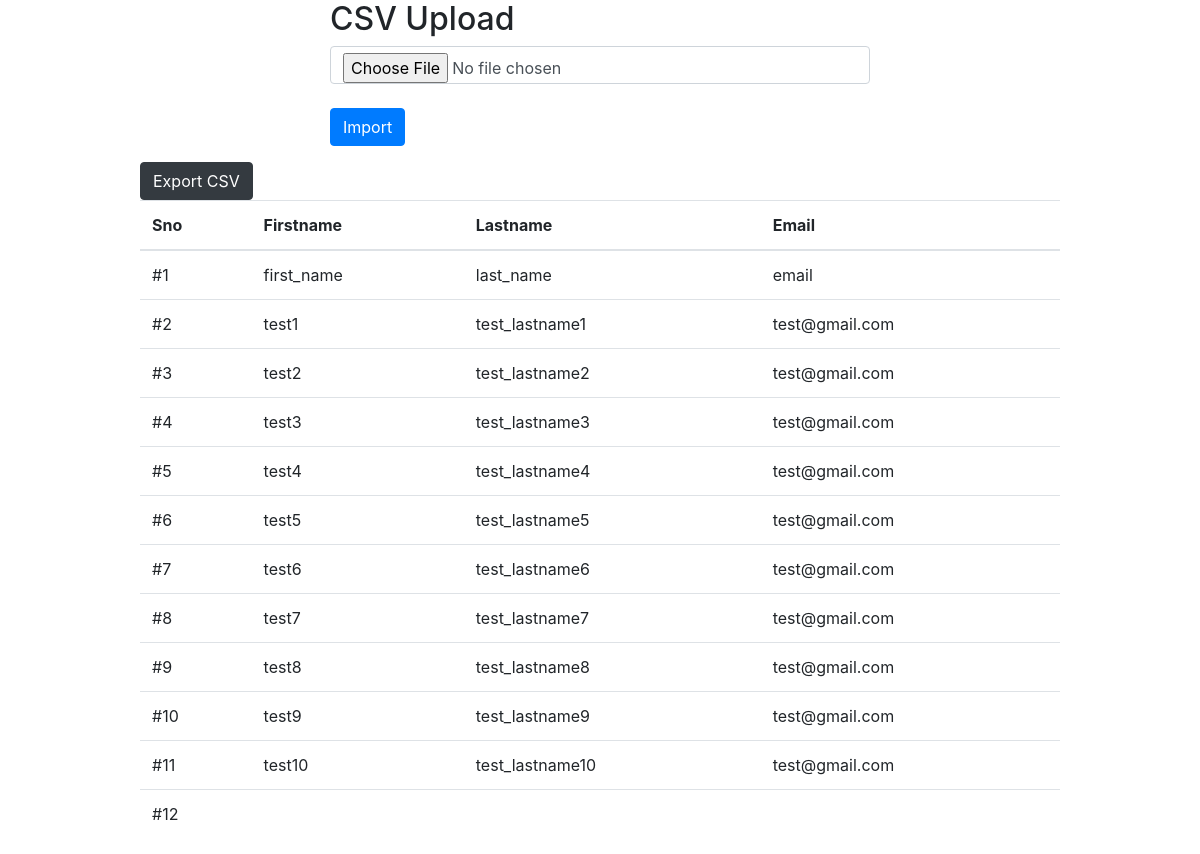
The page / on the database its author committed.
### tables this page shows
CREATE TABLE `users` (
  `id` int(11) NOT NULL,
  `first_name` varchar(100) NOT NULL,
  `last_name` varchar(100) NOT NULL,
  `email` varchar(100) NOT NULL
);

### index.php (the view)
<?php
	require_once('header/header.php');
	require_once('config/config.php');
?>
  <div class="row">
  	<div class="col-md-6 mx-auto">
  		<h2>CSV Upload </h2>
  		<form action="insert_csv.php" method="POST" enctype="multipart/form-data">
  			<div class="form-group">
  				<input type="file" name="file" id="file" class="form-control" placeholder="Import CSV here" value="">
  				<br>
  				<input type="submit" name="import" id="import" class="btn btn-primary" value="Import">
  			</div>
  		</form>
  	</div>
  </div>
<div class="row">
  	<div class="col-md-10 mx-auto">
  		<form action="export_csv.php" method="POST" enctype="multipart/form-data">
  		<input type="submit" name="export_csv" id="export_csv" value="Export CSV" class="btn btn-dark">
  	</form>
  		<table class="table">
    <thead>
      <tr>
      	<th>Sno</th>
        <th>Firstname</th>
        <th>Lastname</th>
        <th>Email</th>
      </tr>
    </thead>
    <tbody>
    	<?php
$getAllData = "SELECT * FROM users";
$res = mysqli_query($conn,$getAllData);
if(mysqli_num_rows($res)>0){
	$sno=1;
	while($rs = mysqli_fetch_assoc($res)) { ?>
		<tr>
        <td>#<?php echo $sno++; ?></td>
        <td><?php echo $rs['first_name']; ?></td>
        <td><?php echo $rs['last_name']; ?></td>
        <td><?php echo $rs['email']; ?></td>
      </tr>
	<?php } } ?>
    </tbody>
  </table>
  	</div>
  </div>
<?php require_once('footer/footer.php'); ?>

### header/header.php (shortened to what this page needs)
<!DOCTYPE html>
<html lang="en">
<head>
  <link rel="stylesheet" href="https://maxcdn.bootstrapcdn.com/bootstrap/4.5.2/css/bootstrap.min.css">
</head>
<body>
<div class="container">

### footer/footer.php
</div>
</body>
</html>

### rows shown on the page
users: first_name "first_name", last_name "last_name", email "email"
users: first_name "test1", last_name "test_lastname1", email "test@gmail.com"
users: first_name "test2", last_name "test_lastname2", email "test@gmail.com"
users: first_name "test3", last_name "test_lastname3", email "test@gmail.com"
users: first_name "test4", last_name "test_lastname4", email "test@gmail.com"
users: first_name "test5", last_name "test_lastname5", email "test@gmail.com"
users: first_name "test6", last_name "test_lastname6", email "test@gmail.com"
users: first_name "test7", last_name "test_lastname7", email "test@gmail.com"
users: first_name "test8", last_name "test_lastname8", email "test@gmail.com"
users: first_name "test9", last_name "test_lastname9", email "test@gmail.com"
users: first_name "test10", last_name "test_lastname10", email "test@gmail.com"
